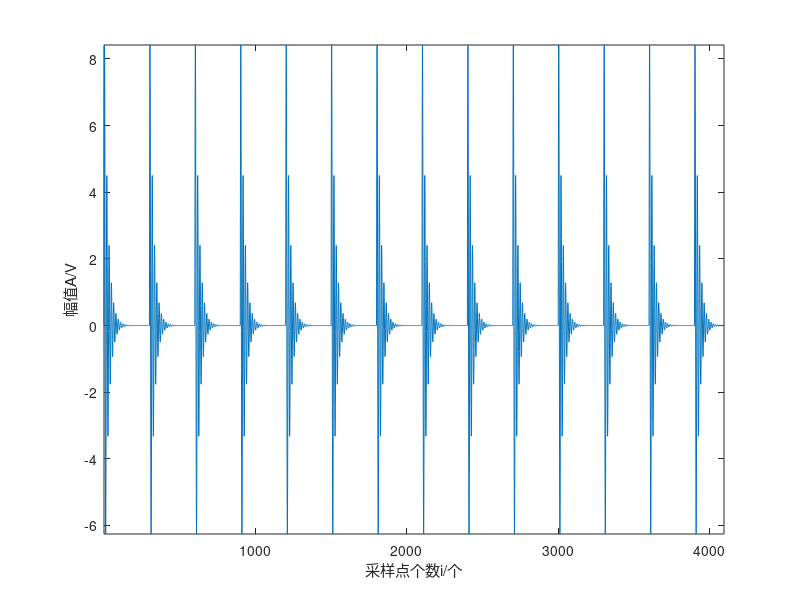

Recreate this plot in MATLAB. (Note: this script raises an error after producing the figure.)
%小波去噪
clc
clear all
close all
addpath('.\公式插件包\');
% 构建原始仿真冲击信号
fs = 30e3;                  % 采样频率
fn = 2e3/1;                   % 固有频率
y0 =10;                      % 位移常数
g = 0.1;                     % 阻尼系数
T = 0.005*2;                   % 重复周期
N = 4096;                  % 采样点数
NT = round(fs*T);      % 单周期采样点数
t = 0:1/fs:(N-1)/fs;      % 采样时刻
t0 = 0:1/fs:(NT-1)/fs;  % 单周期采样时刻
K = ceil(N/NT)+1;       % 重复次数
y = [];
for i = 1:K
    y = [y,y0*exp(-g*2*pi*fn*t0).*sin(2*pi*fn*sqrt(1-g^2)*t0)];
end
x = y(1:N);
figure(1)
plot(x);
ylabel('幅值A/V');%%%%纵坐标的含义
xlabel('采样点个数i/个');%%%%横坐标的含义
   axis tight 
amp=-10;%加入随机噪声，加噪后信噪比为-2
y=noisegen(x,amp);

SNRValues1 = amp;
%%
block_size=[1,256];
step_size=[1,1];
d_1=8;
d_2=8;
d_3=16;
d_4=16;
%%
scale=2;
[c1,l1]=wavedec(y,2,'db4');
x1_a2=appcoef(c1,l1,'db4',2);
x1_d2=detcoef(c1,l1,2);
x1_d1=detcoef(c1,l1,1);
%%
Datad1 = im2colstep(x1_d1, block_size, step_size);
rperm = randperm(size(Datad1, 2));
line = round(1 * length(rperm)); 
Datapatch1 = Datad1(:, rperm(1:line));
learnt_dict1 = filter_learning(Datad1, 6);%9.1
a1=OMP(learnt_dict1,Datad1,2);
s_n=learnt_dict1 * a1;
A1= col2imstep(s_n, size(x1_d1), block_size, step_size);
Y1= countcover(size(x1_d1), block_size, step_size);
yd1= A1 ./ Y1;

Datad2 = im2colstep(x1_d2, block_size, step_size);
rperm = randperm(size(Datad2, 2));
line = round(1 * length(rperm));
Datapatch2 = Datad2(:, rperm(1:line));
learnt_dict2 = filter_learning(Datad2, 9);%8
a2=OMP(learnt_dict2,Datad2,4);
s_n=learnt_dict2 * a2;
A2= col2imstep(s_n, size(x1_d2), block_size, step_size);
Y2 = countcover(size(x1_d2), block_size, step_size);
yd2 = A2 ./ Y2;

Dataa2 = im2colstep(x1_a2,block_size, step_size);
rperm = randperm(size(Dataa2, 2));
line = round(1 * length(rperm));
Datapatcha2 = Dataa2(:, rperm(1:line));
learnt_dicta2= filter_learning(Dataa2,8);%2.9
aa2=OMP(learnt_dicta2,Dataa2,5);
s_n=learnt_dicta2 * aa2;
Aa2= col2imstep(s_n, size(x1_a2), block_size, step_size);
Ya2 = countcover(size(x1_a2), block_size, step_size);
ya2 = Aa2 ./ Ya2;
%%
b2=ya2;
d2=yd2;
d1=yd1;
c=[b2,d2,d1];
denoise=waverec(c,l1,'db4');
% %%
% [c,l]=wavedec(denoise1,scale,'db4');
% [thr,sorh,keepapp]=ddencmp('den','wv',denoise1);
% %thr=0.35;
% denoise=wdencmp('gbl',c,l1,'db4',scale,thr,sorh,keepapp);
%%
%硬阈值
% o=find(abs(denoise)<3);
% denoise(o)=0;
%%
origSignal=x;
errorSignal=denoise-x;
signal_2 = (sum(origSignal(:).^2));
noise_2 = (sum(errorSignal(:).^2));
SNRValues2 = 10*log10(signal_2./noise_2);
fprintf('初始信噪比（SNRValues1）: %.2f dB\n', amp);
fprintf('最终信噪比（SNRValues2）: %.2f dB\n', SNRValues2);
     
figure(4)
I = displayDictionaryElementsAsImage(learnt_dict1,d_1, d_2,d_3,d_4);
figure(5)
I = displayDictionaryElementsAsImage(learnt_dict2,d_1, d_2,d_3,d_4);

figure(6)
I = displayDictionaryElementsAsImage(learnt_dicta2,d_1, d_2,d_3,d_4);
%%
figure(7)
subplot(3,1,1)
plot(x)
title('原始无噪信号')
subplot(3,1,2)
plot(y)
title('含噪的信号')
subplot(3,1,3)
plot(denoise)
title('去噪后的信号')
sgtitle('双稀疏去噪')
%%
di=appcoef(c,l1,'db4',scale);
h={};
for i=1:scale
    h1=detcoef(c,l1,i);
    h{i}=h1;
end
figure(8)
for i=1:scale
    subplot(scale+1,1,i)
    plot(h{i})
    title(['高频第',num2str(i),'层小波系数'])
    xlim([1,length(h{i})])
end
subplot(scale+1,1,scale+1)
plot(di)
xlim([1,length(di)])
title('低频小波系数')
sgtitle('小波各尺度系数')
%%
figure(9)
y0=fft(x,N);%傅里叶变换
mag0=abs(y0);
f=(0:length(y0)-1)'*fs/length(y0);
subplot(3,1,1);
plot(f(1:N/2),mag0(1:N/2));%绘制频谱图
ylabel('幅值');xlabel('频率/HZ')
title('原始无噪频域图');
y1=fft(y,N);%傅里叶变换
mag1=abs(y1);
subplot(3,1,2);
plot(f(1:N/2),mag1(1:N/2));%绘制频谱图
ylabel('幅值');xlabel('频率/HZ')
title('加噪后频域图');
y2=fft(denoise,N);%傅里叶变换
mag2=abs(y2);
subplot(3,1,3);
plot(f(1:N/2),mag2(1:N/2));%绘制频谱图
ylabel('幅值');xlabel('频率/HZ')
title('去噪后频域图');
%%
figure(10)
pspectrum(denoise,t,'spectrogram','TimeResolution', 0.1,'OverlapPercent',99,'Leakage',0.85) %计算绘制时谱图,时间分辨率为0.1，相邻段之间重叠为99%，频谱泄漏量为0.85
title('(f)');
ylabel('Frequency/kHz');%%%%纵坐标的含义
xlabel('Time/s');%%%%横坐标的含义
figure(11)
plot(denoise);
ylabel('Amp');%%%%纵坐标的含义
xlabel('Sample Number');%%%%横坐标的含义
title('(f)');
   axis tight 
     ylim([-15 15]);
  figure(12) 
  y2=fft(denoise,N);%傅里叶变换
mag2=abs(y2);
   plot(f(1:N/2),mag2(1:N/2));%绘制频谱图
ylabel('Amp');xlabel('Frequency/HZ')
title('(f)');
ylim([0 2000]);
x_min = 0;
x_max = 5000;
y_min = 0;
y_max = 2000;
% 绘制虚线框
hold on;
rectangle('Position', [x_min, y_min, x_max - x_min, y_max - y_min], 'EdgeColor', 'r', 'LineStyle', '--');
hold off;
% 绘制局部放大的图
figure(13);
plot(f(1:N/2),mag2(1:N/2));
ylabel('Amp');%%%%纵坐标的含义
xlabel('Frequency/Hz');%%%%横坐标的含义
title('(f1)');
 % 设置局部放大的区域
xlim([0, 5000]); % 设置 X 轴范围为 [2, 4]
ylim([0, 2000]); % 设置 Y 轴范围为 [0.5, 1]
%%
%%
% 1. 计算数据的平均值
mean_data1 = mean(x);
mean_data2 = mean(denoise);

% 2. 计算数据的标准差
std_data1 = std(x);
std_data2 = std(denoise);

% 3. 计算协方差
covariance = cov(x, denoise);

% 4. 计算皮尔逊相关系数
pearson_corr = covariance(1,2) / (std_data1 * std_data2);

% 显示结果
disp(['皮尔逊相关系数 (Pearson correlation) = ', num2str(pearson_corr)]);
